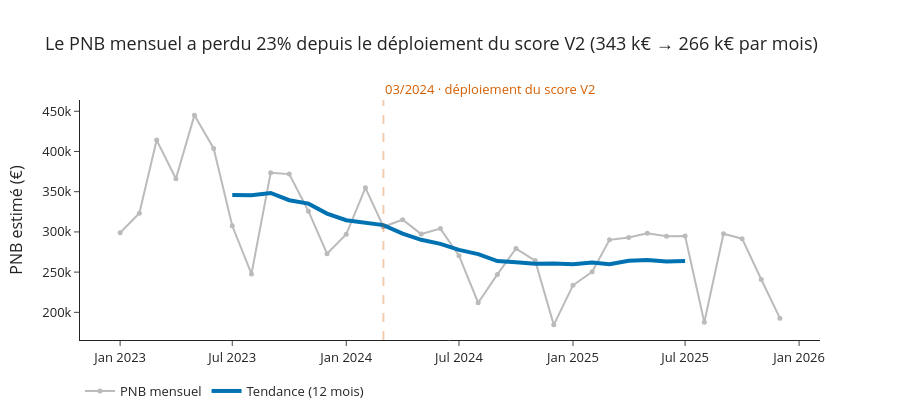

Notebook code for this chart:
### Markdown cell above
## 2. La tendance, pour les décideurs
Courbe mensuelle, tendance sur 12 mois, et l'événement du brief annoté. Le titre dit la conclusion.

### Code cell
ev = pd.Timestamp(cfg["evenement"][0])
mm12 = mensuel.rolling(12, center=True).mean()
avant, apres = mensuel[mensuel.index < ev].mean(), mensuel[mensuel.index >= ev].mean()
courbe = go.Figure()
courbe.add_trace(go.Scatter(x=mensuel.index, y=mensuel, name="PNB mensuel", mode="lines+markers",
                            line=dict(color="#BBBBBB", width=2), marker=dict(size=5)))
courbe.add_trace(go.Scatter(x=mensuel.index, y=mm12, name="Tendance (12 mois)", mode="lines",
                            line=dict(color=PALETTE[0], width=4)))
courbe.add_shape(type="line", x0=ev, x1=ev, y0=0, y1=1, yref="paper", line=dict(color=PALETTE[5], dash="dash", width=2))
courbe.add_annotation(x=ev, y=1, yref="paper", text=f"{ev:%m/%Y} · {cfg['evenement'][1]}", showarrow=False,
                      xanchor="left", yanchor="bottom", font=dict(color=PALETTE[5], size=13))
courbe.update_layout(title=f"Le PNB mensuel a perdu {1 - apres / avant:.0%} depuis le déploiement du score V2 "
                           f"({avant / 1e3:,.0f} k€ → {apres / 1e3:,.0f} k€ par mois)",
                     yaxis_title=cfg["ca_label"], xaxis_title="", template="simple_white", height=420,
                     legend=dict(orientation="h", y=-0.15), font=dict(size=13))
courbe.show()
